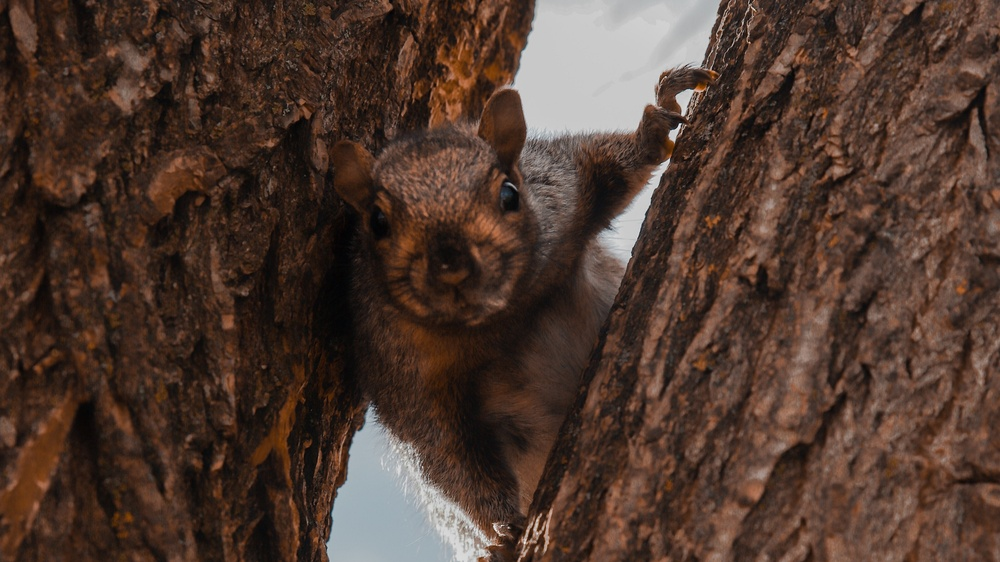
#> input picture main/LCO_class/DAY19/a.jpg, 1000 x 562 px, shrunk from 3840 x 2160 before the run, found by its file name
$ jupyter execute --allow-errors 1st_Feb.ipynb
#> lines starting #> are read from the running program, lines starting #| are printed output that depends on the picture
[cell 1]
def factorial(num):
    if num == 1:
        return 1
    elif num == 0:
        return 1
    else:
        return num * factorial(num - 1)

[cell 2]
factorial(0)

### drop down menu using tkinter

[cell 3]
from tkinter import *
root = Tk()
root.geometry("400x300+40+40")
root.title("Dropdown Menu")

# def my_show():
#     myLabel = Label(root, text=clicked.get()).pack()
#     pass

options = [
    "Monday",
    "Tuesday",
    "Wednesday",
    "Thursday",
    "Friday",
    "Saturday",
    "Sunday"
]
clicked = StringVar()
clicked.set(options[0])

#> (the rest of this cell did not finish here and is left out)

[cell 4]
import cv2

[cell 5]
img = cv2.imread("a.jpg", 0)
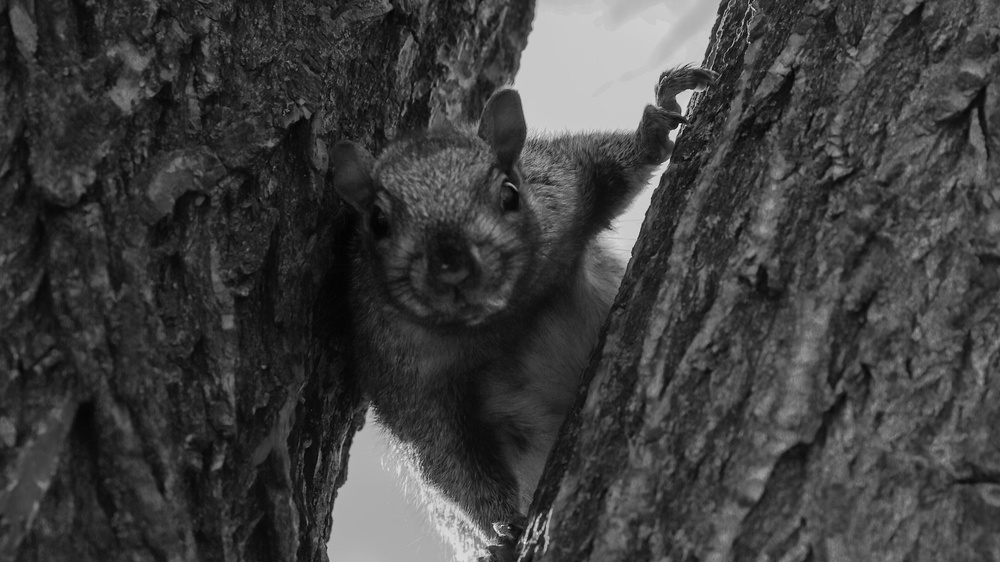
#> img: shape (562, 1000); min 1, max 245, mean 62.8
print(img)
#> (printed output is left out)

[cell 6]
img.ndim
#> Out = 2

[cell 7]
type(img)

[cell 8]
img.shape
#> Out = (562, 1000)

[cell 9]
img = cv2.imread("a.jpg", 0)
cv2.imshow("a", img)
cv2.waitKey(0)
cv2.destroyAllWindows()

[cell 10]
elements = input()

[cell 11]
type(elements)

[cell 12]
len(img)
#> Out = 562
